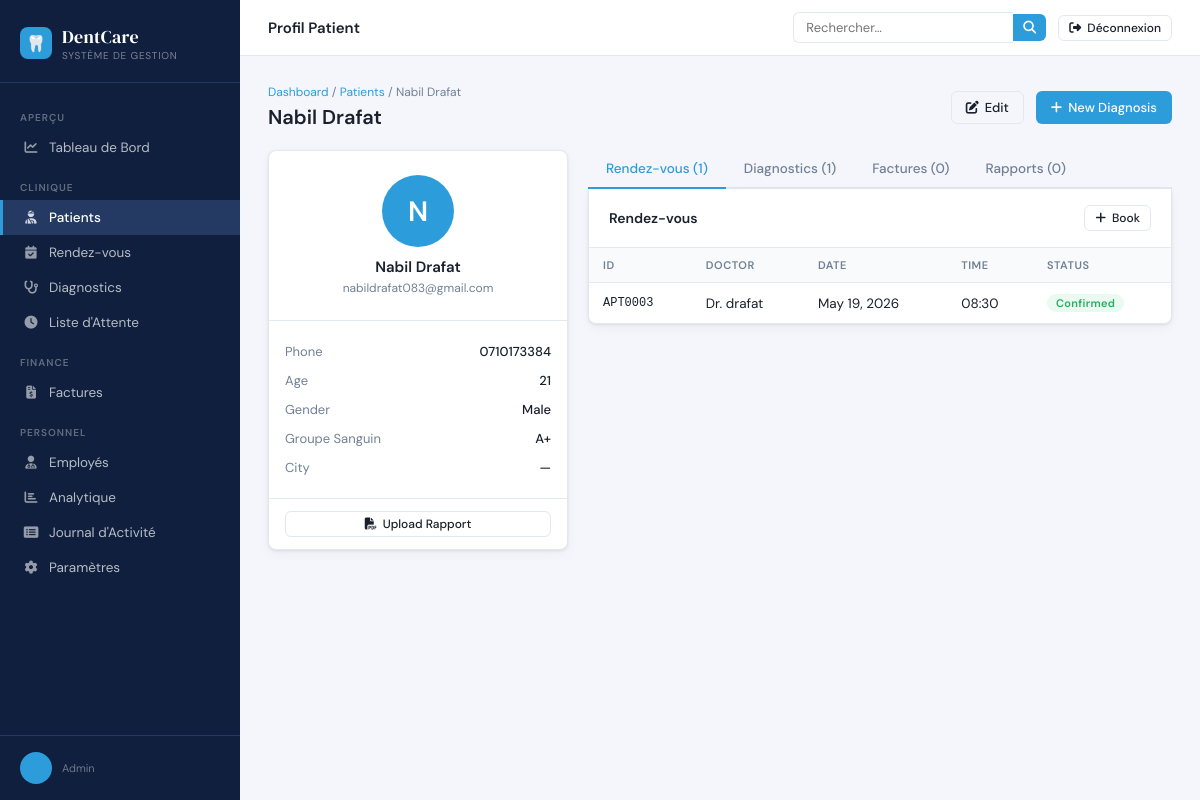
/patients/2/profile/ (signed in), run on the app's committed database.
### authentication/models.py (models this page shows, shortened)
class User(AbstractUser):
    class Role(models.TextChoices):
        ADMIN        = 'admin',        'Admin'
        DOCTOR       = 'doctor',       'Doctor'
        RECEPTIONIST = 'receptionist', 'Receptionist'
        PATIENT      = 'patient',      'Patient'
    role = models.CharField(
        max_length=20,
        choices=Role.choices,
        default=Role.PATIENT,
    )
    phone = models.CharField(max_length=20, blank=True)
    address = models.TextField(blank=True)
    profile_photo = models.ImageField(
        upload_to='profiles/', blank=True, null=True
    )

### clinic/models.py (models this page shows, shortened)
class Patient(models.Model):
    class Gender(models.TextChoices):
        MALE   = 'male',   'Male'
        FEMALE = 'female', 'Female'
        OTHER  = 'other',  'Other'
    class BloodGroup(models.TextChoices):
        A_POS  = 'A+',  'A+'
        A_NEG  = 'A-',  'A-'
        B_POS  = 'B+',  'B+'
        B_NEG  = 'B-',  'B-'
        O_POS  = 'O+',  'O+'
        O_NEG  = 'O-',  'O-'
        AB_POS = 'AB+', 'AB+'
        AB_NEG = 'AB-', 'AB-'
    user          = models.OneToOneField(
        'authentication.User',
        on_delete=models.SET_NULL,
        null=True, blank=True,
        related_name='patient_profile'
    )
    first_name    = models.CharField(max_length=100)
    last_name     = models.CharField(max_length=100)
    email         = models.EmailField(unique=True)
    phone         = models.CharField(max_length=20)
    date_of_birth = models.DateField()
    gender        = models.CharField(max_length=10, choices=Gender.choices)
    blood_group   = models.CharField(max_length=5, choices=BloodGroup.choices, blank=True)
    address       = models.TextField(blank=True)
    city          = models.CharField(max_length=100, blank=True)
    country       = models.CharField(max_length=100, blank=True, default='USA')
    state_province = models.CharField(max_length=100, blank=True, default='California')
    postal_code   = models.CharField(max_length=20, blank=True)
    avatar        = models.ImageField(upload_to='avatars/', blank=True, null=True)
    allergies     = models.TextField(blank=True)
    medical_notes = models.TextField(blank=True)
    created_at    = models.DateTimeField(auto_now_add=True)
    updated_at    = models.DateTimeField(auto_now=True)
    class Meta:
        ordering = ['-created_at']
    def get_full_name(self):
        return f"{self.first_name} {self.last_name}"
    @property
    def age(self):
        from datetime import date
        today = date.today()
        return today.year - self.date_of_birth.year - (
            (today.month, today.day) < (self.date_of_birth.month, self.date_of_birth.day)
        )

class Appointment(models.Model):
    class Status(models.TextChoices):
        PENDING   = 'pending',   'Pending'
        CONFIRMED = 'confirmed', 'Confirmed'
        COMPLETED = 'completed', 'Completed'
        CANCELLED = 'cancelled', 'Cancelled'
    apt_id = models.CharField(max_length=10, unique=True, editable=False)
    patient = models.ForeignKey(
        Patient, on_delete=models.CASCADE, related_name='appointments'
    )
    doctor = models.ForeignKey(
        Employee, on_delete=models.CASCADE, related_name='appointments',
        limit_choices_to={'user__role': 'doctor'}
    )
    date       = models.DateField()
    start_time = models.TimeField()
    end_time   = models.TimeField()
    reason     = models.CharField(max_length=255, blank=True)
    notes      = models.TextField(blank=True)
    email      = models.EmailField(blank=True)
    phone      = models.CharField(max_length=20, blank=True)
    status     = models.CharField(max_length=10, choices=Status.choices, default=Status.PENDING)
    created_at = models.DateTimeField(auto_now_add=True)
    class Meta:
        ordering = ['-date', '-start_time']

class Employee(models.Model):
    class Department(models.TextChoices):
        DENTISTRY    = 'dentistry',    'Dentistry'
        ORTHODONTICS = 'orthodontics', 'Orthodontics'
        RECEPTION    = 'reception',    'Reception'
        ADMIN        = 'admin',        'Admin'
    class Status(models.TextChoices):
        ACTIVE   = 'active',   'Active'
        INACTIVE = 'inactive', 'Inactive'
    emp_id     = models.CharField(max_length=10, unique=True, editable=False)
    user       = models.OneToOneField(
        'authentication.User',
        on_delete=models.CASCADE,
        related_name='employee_profile'
    )
    department = models.CharField(max_length=20, choices=Department.choices)
    position   = models.CharField(max_length=100)
    salary     = models.DecimalField(max_digits=10, decimal_places=2, default=0)
    hire_date  = models.DateField()
    status     = models.CharField(max_length=10, choices=Status.choices, default=Status.ACTIVE)
    notes      = models.TextField(blank=True)
    created_at = models.DateTimeField(auto_now_add=True)
    class Meta:
        ordering = ['emp_id']

### clinic/views.py (the view)
# urls.py: path('patients/<int:pk>/profile/',            views.patient_profile,        name='patient_profile'),
@staff_required
def patient_profile(request, pk):
    from .models import Payslip as PatientPayslip
    patient      = get_object_or_404(Patient, pk=pk)
    diagnoses    = Diagnosis.objects.filter(patient=patient).select_related('doctor__user').order_by('-created_at')
    appointments = Appointment.objects.filter(patient=patient).select_related('doctor__user').order_by('-date')
    rapports     = Rapport.objects.filter(patient=patient).order_by('-uploaded_at')
    payslips     = PatientPayslip.objects.filter(patient=patient).order_by('-payment_date')
    return render(request, 'clinic/patients/profile.html', {
        'patient':      patient,
        'diagnoses':    diagnoses,
        'appointments': appointments,
        'rapports':     rapports,
        'payslips':     payslips,
    })

### clinic/utils.py (called while the page is built)
def staff_required(view_func):
    @wraps(view_func)
    def wrapper(request, *args, **kwargs):
        if not request.user.is_authenticated:
            return redirect('authentication:login')
        if request.user.role not in ('admin', 'doctor', 'receptionist'):
            messages.error(request, "You don't have permission to access this area.")
            return redirect('home:home')
        return view_func(request, *args, **kwargs)
    return wrapper

### templates/clinic/patients/profile.html (shortened to what this page needs)
{% extends "clinic/base.html" %}
{% block topbar_title %}Profil Patient{% endblock %}
{% block nav_patients %}active{% endblock %}
{% block content %}
<div class="page-header">
  <div>
    <div class="breadcrumb"><a href="{% url 'clinic:dashboard' %}">Dashboard</a> / <a href="{% url 'clinic:patient_list' %}">Patients</a> / {{ patient.get_full_name }}</div>
    <h1>{{ patient.get_full_name }}</h1>
  </div>
  <div class="flex-gap">
    <a href="{% url 'clinic:patient_edit' pk=patient.pk %}" class="btn btn-outline"><i class="fas fa-edit"></i> Edit</a>
    <a href="{% url 'clinic:diagnosis_add' %}" class="btn btn-primary"><i class="fas fa-plus"></i> New Diagnosis</a>
  </div>
</div>
<div style="display:grid;grid-template-columns:300px 1fr;gap:20px;align-items:start">
  <div class="card">
    <div style="padding:24px;text-align:center;border-bottom:1px solid var(--border)">
      {% if patient.avatar %}
      <img src="{{ patient.avatar.url }}" style="width:72px;height:72px;border-radius:50%;object-fit:cover;margin-bottom:10px">
      {% else %}
      <div style="width:72px;height:72px;border-radius:50%;background:var(--accent);display:flex;align-items:center;justify-content:center;font-size:28px;font-weight:600;color:#fff;margin:0 auto 10px">
        {{ patient.first_name|first|upper }}
      </div>
      {% endif %}
      <div style="font-weight:600;font-size:15px">{{ patient.get_full_name }}</div>
      <div style="color:var(--text-muted);font-size:12px;margin-top:3px">{{ patient.email }}</div>
    </div>
    <div style="padding:16px">
      <div style="display:flex;justify-content:space-between;padding:6px 0;font-size:13px"><span style="color:var(--text-muted)">Phone</span><span style="font-weight:500">{{ patient.phone }}</span></div>
      <div style="display:flex;justify-content:space-between;padding:6px 0;font-size:13px"><span style="color:var(--text-muted)">Age</span><span style="font-weight:500">{{ patient.age|default:"—" }}</span></div>
      <div style="display:flex;justify-content:space-between;padding:6px 0;font-size:13px"><span style="color:var(--text-muted)">Gender</span><span style="font-weight:500">{{ patient.get_gender_display|default:"—" }}</span></div>
      <div style="display:flex;justify-content:space-between;padding:6px 0;font-size:13px"><span style="color:var(--text-muted)">Groupe Sanguin</span><span style="font-weight:500">{{ patient.blood_group|default:"—" }}</span></div>
      <div style="display:flex;justify-content:space-between;padding:6px 0;font-size:13px"><span style="color:var(--text-muted)">City</span><span style="font-weight:500">{{ patient.city|default:"—" }}</span></div>
    </div>
    <div style="padding:12px 16px;border-top:1px solid var(--border)">
      <a href="{% url 'clinic:rapport_add' patient_pk=patient.pk %}" class="btn btn-outline btn-sm" style="width:100%;justify-content:center"><i class="fas fa-file-pdf"></i> Upload Rapport</a>
    </div>
  </div>
  <div>
    <div style="display:flex;gap:0;margin-bottom:0;border-bottom:2px solid var(--border)">
      <button class="tab-btn active" data-tab="appointments">Rendez-vous ({{ appointments|length }})</button>
      <button class="tab-btn" data-tab="diagnoses">Diagnostics ({{ diagnoses|length }})</button>
      <button class="tab-btn" data-tab="invoices">Factures ({{ payslips|length }})</button>
      <button class="tab-btn" data-tab="rapports">Rapports ({{ rapports|length }})</button>
    </div>
    <div class="tab-panel card" id="tab-appointments" style="border-top:none;border-radius:0 0 var(--radius) var(--radius)">
      <div class="card-header">
        <span class="card-title">Rendez-vous</span>
        <a href="{% url 'clinic:appointment_add' %}" class="btn btn-outline btn-sm"><i class="fas fa-plus"></i> Book</a>
      </div>
      <div class="table-wrap">
        <table>
          <thead><tr><th>ID</th><th>Doctor</th><th>Date</th><th>Time</th><th>Status</th></tr></thead>
          <tbody>
            {% for appt in appointments %}
            <tr>
              <td style="font-family:monospace;font-size:12px">{{ appt.apt_id }}</td>
              <td>Dr. {{ appt.doctor.user.last_name }}</td>
              <td>{{ appt.date }}</td>
              <td>{{ appt.start_time|time:"H:i" }}</td>
              <td>
                {% if appt.status == 'confirmed' %}<span class="badge badge-success">Confirmed</span>
                {% elif appt.status == 'pending' %}<span class="badge badge-warning">Pending</span>
                {% elif appt.status == 'cancelled' %}<span class="badge badge-danger">Cancelled</span>
                {% else %}<span class="badge badge-gray">{{ appt.status }}</span>{% endif %}
              </td>
            </tr>
            {% empty %}<tr><td colspan="5"><div class="empty-state"><i class="fas fa-calendar-times"></i><p>Aucun rendez-vous</p></div></td></tr>
            {% endfor %}
          </tbody>
        </table>
      </div>
    </div>
  </div>
</div>
{% endblock %}

### templates/clinic/base.html (shortened to what this page needs)
<!DOCTYPE html>
<html lang="fr">
<head>
  <link rel="stylesheet" href="https://cdn.jsdelivr.net/npm/@fortawesome/fontawesome-free@6.5.0/css/all.min.css">
</head>
<body>
<aside class="sidebar">
  <div class="sidebar-logo">
    <div class="logo-icon">🦷</div>
    <div>
      <div class="logo-text">DentCare</div>
      <div class="logo-sub">Système de Gestion</div>
    </div>
  </div>
  <nav>
    <div class="nav-section">Aperçu</div>
    <a href="{% url 'clinic:dashboard' %}" class="nav-item {% block nav_dashboard %}{% endblock %}">
      <i class="fas fa-chart-line"></i> Tableau de Bord
    </a>
    <div class="nav-section">Clinique</div>
    <a href="{% url 'clinic:patient_list' %}" class="nav-item {% block nav_patients %}{% endblock %}">
      <i class="fas fa-user-injured"></i> Patients
    </a>
    <a href="{% url 'clinic:appointment_list' %}" class="nav-item {% block nav_appointments %}{% endblock %}">
      <i class="fas fa-calendar-check"></i> Rendez-vous
    </a>
    <a href="{% url 'clinic:diagnosis_list' %}" class="nav-item {% block nav_diagnoses %}{% endblock %}">
      <i class="fas fa-stethoscope"></i> Diagnostics
    </a>
    <a href="{% url 'clinic:waiting_list' %}" class="nav-item {% block nav_waiting %}{% endblock %}">
      <i class="fas fa-clock"></i> Liste d'Attente
    </a>
    <div class="nav-section">Finance</div>
    <a href="{% url 'clinic:patient_payslip_list' %}" class="nav-item {% block nav_invoices %}{% endblock %}">
      <i class="fas fa-file-invoice-dollar"></i> Factures
    </a>
    <div class="nav-section">Personnel</div>
    <a href="{% url 'clinic:employee_list' %}" class="nav-item {% block nav_employees %}{% endblock %}">
      <i class="fas fa-user-md"></i> Employés
    </a>
    <a href="{% url 'clinic:analytics' %}" class="nav-item {% block nav_analytics %}{% endblock %}">
      <i class="fas fa-chart-bar"></i> Analytique
    </a>
    <a href="{% url 'clinic:activity_logs' %}" class="nav-item {% block nav_activity %}{% endblock %}">
      <i class="fas fa-list-alt"></i> Journal d'Activité
    </a>
    <a href="{% url 'clinic:settings' %}" class="nav-item {% block nav_settings %}{% endblock %}">
      <i class="fas fa-cog"></i> Paramètres
    </a>
  </nav>
  <div class="sidebar-footer">
    <div class="sidebar-user">
      <div class="user-avatar">{{ request.user.first_name|first|upper }}{{ request.user.last_name|first|upper }}</div>
      <div>
        <div class="user-role">{{ request.user.role }}</div>
      </div>
    </div>
  </div>
</aside>
<div class="main">
  <header class="topbar">
    <div style="display:flex;align-items:center;gap:12px">
      <span class="topbar-title">{% block topbar_title %}{% endblock %}</span>
    </div>
    <div style="display:flex;align-items:center;gap:12px">
      <form class="search-form" method="get" action="{% url 'clinic:global_search' %}">
        <input class="search-input" type="text" name="q" placeholder="Rechercher…" value="{{ request.GET.q }}">
        <button type="submit" class="search-btn"><i class="fas fa-search"></i></button>
      </form>
    <div class="topbar-actions">
      <a href="{% url 'authentication:logout' %}" class="btn btn-outline btn-sm">
        <i class="fas fa-sign-out-alt"></i> Déconnexion
      </a>
    </div>
    </div>
  </header>
  <main class="page-content">
    {% block content %}{% endblock %}
  </main>
</div>
</body>
</html>

### templates/clinic/patients/profile.html (style rules this page uses)
.tab-btn { padding:10px 18px;background:none;border:none;border-bottom:2px solid transparent;cursor:pointer;font-family:inherit;font-size:13.5px;font-weight:500;color:var(--text-muted);margin-bottom:-2px;transition:all .15s; }
.tab-btn.active { color:var(--accent);border-bottom-color:var(--accent); }

### data on the page
User: user.role "Admin"
Patient: get_full_name "Nabil Drafat", first_name|first "N", email "nabildrafat083@gmail.com", phone "0710173384", age "21", gender "Male", blood_group "A+", city "—"
Appointment: apt_id "APT0003", doctor.user.last_name "drafat", date "May 19, 2026", start_time "08:30", status "Confirmed"

### other printed values
{{ appointments|length }} "1"
{{ diagnoses|length }} "1"
{{ payslips|length }} "0"
{{ rapports|length }} "0"
